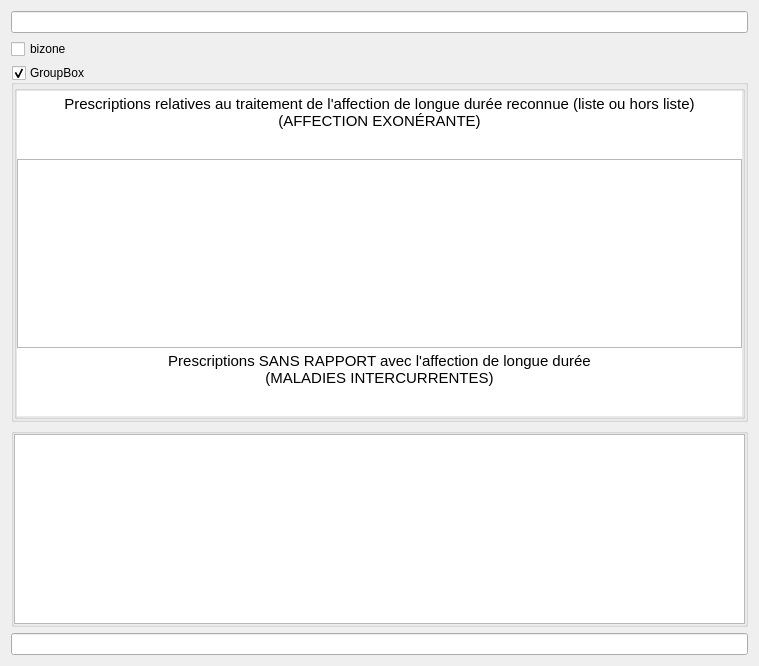
<?xml version="1.0" encoding="UTF-8"?>
<ui version="4.0">
 <class>Form</class>
 <widget class="QWidget" name="Form">
  <property name="geometry">
   <rect>
    <x>0</x>
    <y>0</y>
    <width>759</width>
    <height>666</height>
   </rect>
  </property>
  <property name="windowTitle">
   <string>Form</string>
  </property>
  <layout class="QVBoxLayout" name="verticalLayout_3">
   <item>
    <widget class="QLineEdit" name="warningLineEdit">
     <property name="palette">
      <palette>
       <active>
        <colorrole role="Text">
         <brush brushstyle="SolidPattern">
          <color alpha="255">
           <red>170</red>
           <green>0</green>
           <blue>0</blue>
          </color>
         </brush>
        </colorrole>
       </active>
       <inactive>
        <colorrole role="Text">
         <brush brushstyle="SolidPattern">
          <color alpha="255">
           <red>170</red>
           <green>0</green>
           <blue>0</blue>
          </color>
         </brush>
        </colorrole>
       </inactive>
       <disabled>
        <colorrole role="Text">
         <brush brushstyle="SolidPattern">
          <color alpha="255">
           <red>190</red>
           <green>190</green>
           <blue>190</blue>
          </color>
         </brush>
        </colorrole>
       </disabled>
      </palette>
     </property>
     <property name="font">
      <font>
       <weight>75</weight>
       <bold>true</bold>
      </font>
     </property>
     <property name="visible">
      <bool>false</bool>
     </property>
     <property name="acceptDrops">
      <bool>false</bool>
     </property>
     <property name="readOnly">
      <bool>true</bool>
     </property>
    </widget>
   </item>
   <item>
    <widget class="QCheckBox" name="bizoneCheckBox">
     <property name="visible">
      <bool>false</bool>
     </property>
     <property name="text">
      <string>bizone</string>
     </property>
    </widget>
   </item>
   <item>
    <widget class="QGroupBox" name="bizoneGroupBox">
     <property name="title">
      <string>GroupBox</string>
     </property>
     <property name="flat">
      <bool>true</bool>
     </property>
     <property name="checkable">
      <bool>true</bool>
     </property>
     <layout class="QVBoxLayout" name="verticalLayout_4">
      <property name="spacing">
       <number>0</number>
      </property>
      <property name="leftMargin">
       <number>0</number>
      </property>
      <property name="topMargin">
       <number>0</number>
      </property>
      <property name="rightMargin">
       <number>0</number>
      </property>
      <property name="bottomMargin">
       <number>0</number>
      </property>
      <item>
       <widget class="QGroupBox" name="affectionExoneranteGroupBox">
        <property name="enabled">
         <bool>true</bool>
        </property>
        <property name="title">
         <string notr="true"/>
        </property>
        <property name="flat">
         <bool>false</bool>
        </property>
        <property name="checkable">
         <bool>false</bool>
        </property>
        <layout class="QVBoxLayout" name="verticalLayout">
         <property name="spacing">
          <number>0</number>
         </property>
         <property name="leftMargin">
          <number>0</number>
         </property>
         <property name="topMargin">
          <number>0</number>
         </property>
         <property name="rightMargin">
          <number>0</number>
         </property>
         <property name="bottomMargin">
          <number>0</number>
         </property>
         <item>
          <widget class="QTextEdit" name="affectionExoneranteHeaderTextEdit">
           <property name="sizePolicy">
            <sizepolicy hsizetype="Expanding" vsizetype="Minimum">
             <horstretch>0</horstretch>
             <verstretch>0</verstretch>
            </sizepolicy>
           </property>
           <property name="acceptDrops">
            <bool>false</bool>
           </property>
           <property name="toolTip">
            <string notr="true"/>
           </property>
           <property name="frameShape">
            <enum>QFrame::NoFrame</enum>
           </property>
           <property name="frameShadow">
            <enum>QFrame::Plain</enum>
           </property>
           <property name="lineWidth">
            <number>0</number>
           </property>
           <property name="verticalScrollBarPolicy">
            <enum>Qt::ScrollBarAlwaysOff</enum>
           </property>
           <property name="horizontalScrollBarPolicy">
            <enum>Qt::ScrollBarAlwaysOff</enum>
           </property>
           <property name="sizeAdjustPolicy">
            <enum>QAbstractScrollArea::AdjustToContents</enum>
           </property>
           <property name="html">
            <string>&lt;!DOCTYPE HTML PUBLIC &quot;-//W3C//DTD HTML 4.0//EN&quot; &quot;http://www.w3.org/TR/REC-html40/strict.dtd&quot;&gt;
&lt;html&gt;&lt;head&gt;&lt;meta name=&quot;qrichtext&quot; content=&quot;1&quot; /&gt;&lt;style type=&quot;text/css&quot;&gt;
p, li { white-space: pre-wrap; }
&lt;/style&gt;&lt;/head&gt;&lt;body style=&quot; font-family:'Cantarell'; font-size:11pt; font-weight:400; font-style:normal;&quot;&gt;
&lt;p align=&quot;center&quot; style=&quot; margin-top:0px; margin-bottom:0px; margin-left:0px; margin-right:0px; -qt-block-indent:0; text-indent:0px;&quot;&gt;Prescriptions relatives au traitement de l'affection de longue durée reconnue (liste ou hors liste)&lt;br /&gt;(AFFECTION EXONÉRANTE)&lt;/p&gt;&lt;/body&gt;&lt;/html&gt;</string>
           </property>
           <property name="textInteractionFlags">
            <set>Qt::NoTextInteraction</set>
           </property>
          </widget>
         </item>
         <item>
          <widget class="QTextEdit" name="affectionExoneranteTextEdit"/>
         </item>
         <item>
          <widget class="QTextEdit" name="maladiesIntercurrentesHeaderTextEdit">
           <property name="sizePolicy">
            <sizepolicy hsizetype="Expanding" vsizetype="Minimum">
             <horstretch>0</horstretch>
             <verstretch>0</verstretch>
            </sizepolicy>
           </property>
           <property name="acceptDrops">
            <bool>false</bool>
           </property>
           <property name="toolTip">
            <string notr="true"/>
           </property>
           <property name="frameShape">
            <enum>QFrame::NoFrame</enum>
           </property>
           <property name="frameShadow">
            <enum>QFrame::Plain</enum>
           </property>
           <property name="lineWidth">
            <number>0</number>
           </property>
           <property name="verticalScrollBarPolicy">
            <enum>Qt::ScrollBarAlwaysOff</enum>
           </property>
           <property name="horizontalScrollBarPolicy">
            <enum>Qt::ScrollBarAlwaysOff</enum>
           </property>
           <property name="sizeAdjustPolicy">
            <enum>QAbstractScrollArea::AdjustToContents</enum>
           </property>
           <property name="html">
            <string>&lt;!DOCTYPE HTML PUBLIC &quot;-//W3C//DTD HTML 4.0//EN&quot; &quot;http://www.w3.org/TR/REC-html40/strict.dtd&quot;&gt;
&lt;html&gt;&lt;head&gt;&lt;meta name=&quot;qrichtext&quot; content=&quot;1&quot; /&gt;&lt;style type=&quot;text/css&quot;&gt;
p, li { white-space: pre-wrap; }
&lt;/style&gt;&lt;/head&gt;&lt;body style=&quot; font-family:'Cantarell'; font-size:11pt; font-weight:400; font-style:normal;&quot;&gt;
&lt;p align=&quot;center&quot; style=&quot; margin-top:0px; margin-bottom:0px; margin-left:0px; margin-right:0px; -qt-block-indent:0; text-indent:0px;&quot;&gt;Prescriptions SANS RAPPORT avec l'affection de longue durée&lt;br /&gt;(MALADIES INTERCURRENTES)&lt;/p&gt;&lt;/body&gt;&lt;/html&gt;</string>
           </property>
           <property name="textInteractionFlags">
            <set>Qt::NoTextInteraction</set>
           </property>
          </widget>
         </item>
        </layout>
       </widget>
      </item>
     </layout>
    </widget>
   </item>
   <item>
    <widget class="QGroupBox" name="maladiesIntercurrentesGroupBox">
     <property name="title">
      <string/>
     </property>
     <property name="flat">
      <bool>true</bool>
     </property>
     <layout class="QVBoxLayout" name="verticalLayout_2">
      <property name="spacing">
       <number>0</number>
      </property>
      <property name="leftMargin">
       <number>0</number>
      </property>
      <property name="topMargin">
       <number>0</number>
      </property>
      <property name="rightMargin">
       <number>0</number>
      </property>
      <property name="bottomMargin">
       <number>0</number>
      </property>
      <item>
       <widget class="QTextEdit" name="maladiesIntercurrentesTextEdit"/>
      </item>
     </layout>
    </widget>
   </item>
   <item>
    <widget class="QLineEdit" name="headerLineEdit">
     <property name="visible">
      <bool>false</bool>
     </property>
    </widget>
   </item>
  </layout>
 </widget>
 <resources/>
 <connections>
  <connection>
   <sender>bizoneCheckBox</sender>
   <signal>toggled(bool)</signal>
   <receiver>bizoneGroupBox</receiver>
   <slot>setChecked(bool)</slot>
   <hints>
    <hint type="sourcelabel">
     <x>360</x>
     <y>22</y>
    </hint>
    <hint type="destinationlabel">
     <x>360</x>
     <y>181</y>
    </hint>
   </hints>
  </connection>
  <connection>
   <sender>bizoneGroupBox</sender>
   <signal>toggled(bool)</signal>
   <receiver>bizoneCheckBox</receiver>
   <slot>setChecked(bool)</slot>
   <hints>
    <hint type="sourcelabel">
     <x>415</x>
     <y>180</y>
    </hint>
    <hint type="destinationlabel">
     <x>415</x>
     <y>22</y>
    </hint>
   </hints>
  </connection>
 </connections>
</ui>
